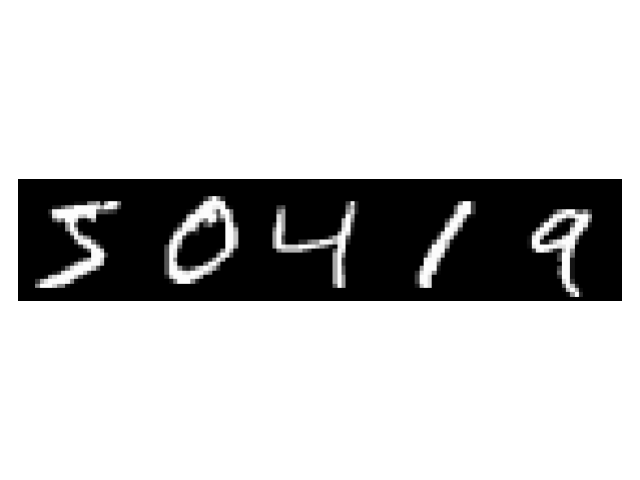

The script that saved this image:
import keras
from keras.datasets import mnist
from keras.models import Sequential
from keras.layers import Dense, Dropout, Flatten
from keras.layers import Conv2D, MaxPooling2D
from keras import backend as K

batch_size = 128
num_classes = 10
epochs = 12

# input image dimensions
img_rows, img_cols = 28, 28

# the data, split between train and test sets
(x_train, y_train), (x_test, y_test) = mnist.load_data()

n = 10

import numpy as np
import matplotlib.pyplot as plt

im1 = x_train[0]
im2 = x_train[1]
im3 = x_train[2]
im4 = x_train[3]
im5 = x_train[4]
plt.imshow(np.concatenate([im1, im2, im3, im4, im5], axis=1), cmap='gray')
plt.xticks([])
plt.yticks([])
plt.tight_layout()
plt.savefig('mnist.pdf')
# plt.show()
